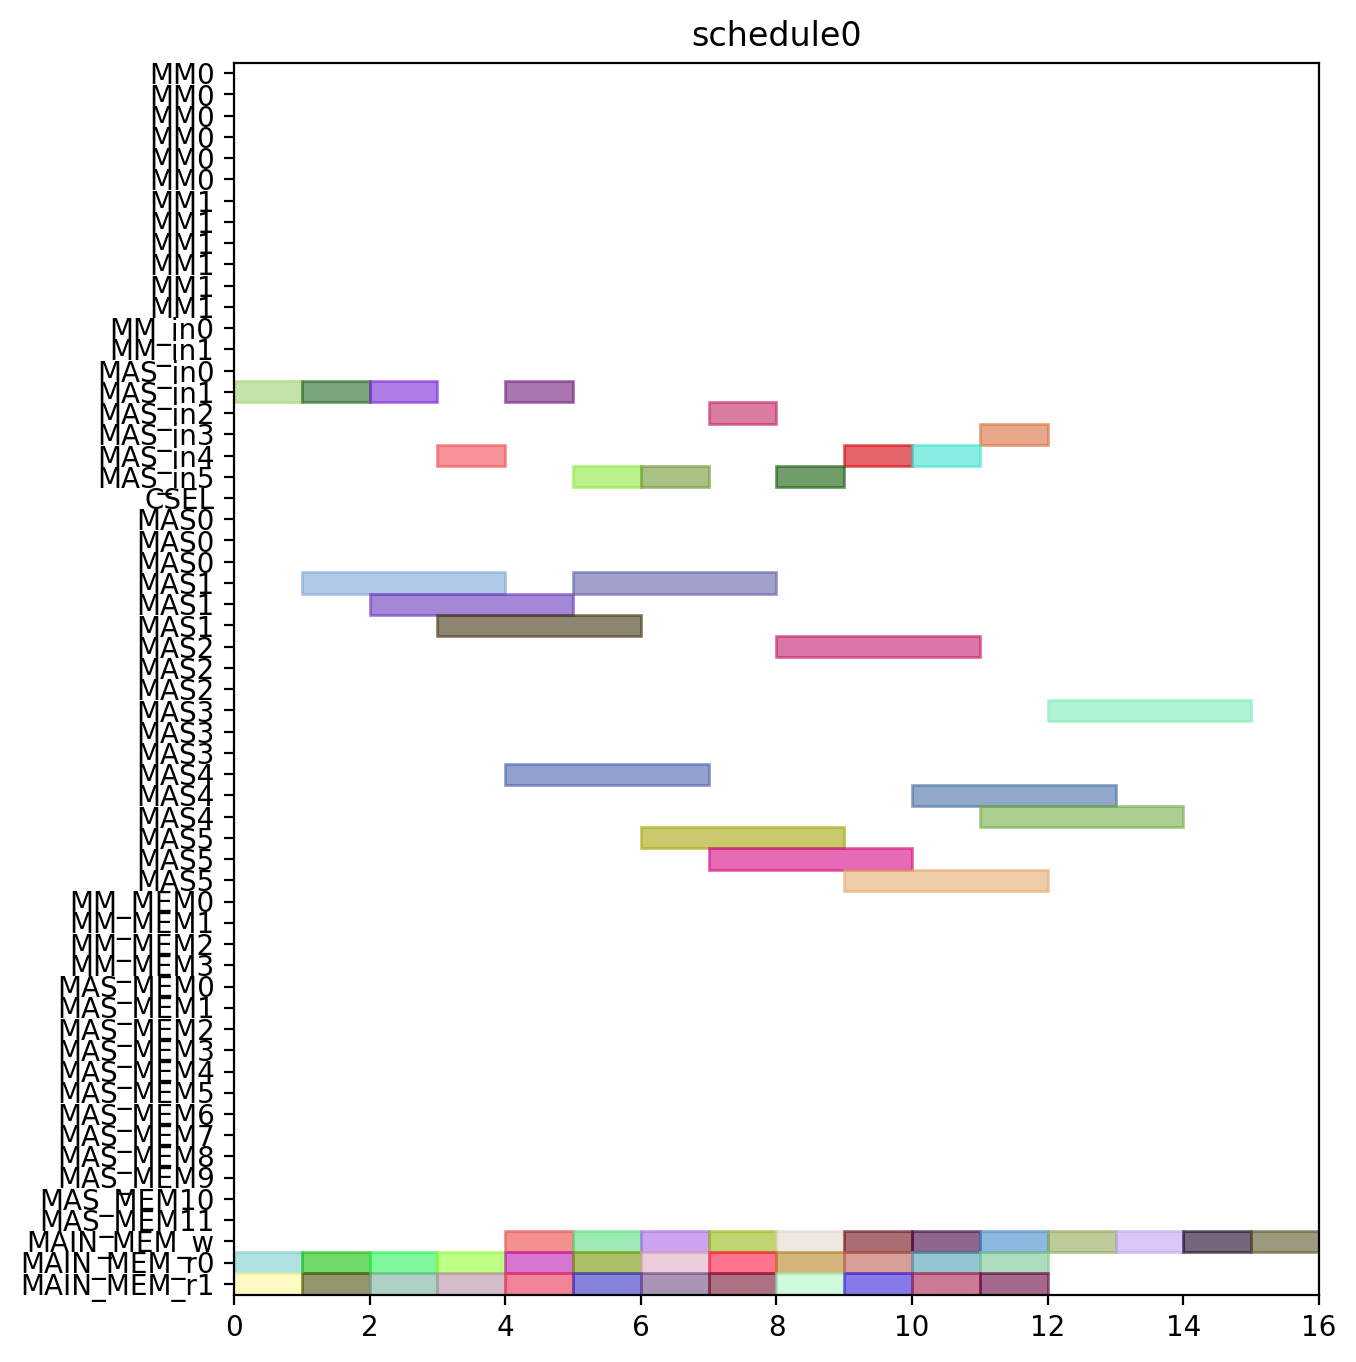

Python code for this plot:
from pyschedule import Scenario, solvers, plotters, alt


def solve():
	horizon = 120
	S = Scenario("schedule0", horizon=horizon)

	# resource
	MM = S.Resources('MM', num=2, size=6)
	MM_in = S.Resources('MM_in', num=2)
	MAS_in = S.Resources('MAS_in', num=6)
	CSEL = S.Resource('CSEL')
	MAS = S.Resources('MAS', num=6, size=3, periods=range(1, horizon))
	MM_MEM = S.Resources('MM_MEM', num=4)
	MAS_MEM = S.Resources('MAS_MEM', num=12)
	MAIN_MEM_w = S.Resource('MAIN_MEM_w', size=1)
	MAIN_MEM_r = S.Resources('MAIN_MEM_r', num=2)

	# result of previous scheduling

	# new tasks
	c000 = S.Task('c000', length=3, delay_cost=1)
	c000 += alt(MAS)
	c000_in = S.Task('c000_in', length=1, delay_cost=1)
	c000_in += alt(MAS_in)
	S += c000_in*MAS_in[0]<=c000*MAS[0]

	S += c000_in*MAS_in[1]<=c000*MAS[1]

	S += c000_in*MAS_in[2]<=c000*MAS[2]

	S += c000_in*MAS_in[3]<=c000*MAS[3]

	S += c000_in*MAS_in[4]<=c000*MAS[4]

	S += c000_in*MAS_in[5]<=c000*MAS[5]

	S += 0<c000

	c000_w = S.Task('c000_w', length=1, delay_cost=1)
	c000_w += alt(MAIN_MEM_w)
	S += c000 <= c000_w

	c000_mem0 = S.Task('c000_mem0', length=1, delay_cost=1)
	c000_mem0 += MAIN_MEM_r[0]
	S += c000_mem0 <= c000

	c000_mem1 = S.Task('c000_mem1', length=1, delay_cost=1)
	c000_mem1 += MAIN_MEM_r[1]
	S += c000_mem1 <= c000

	c001 = S.Task('c001', length=3, delay_cost=1)
	c001 += alt(MAS)
	c001_in = S.Task('c001_in', length=1, delay_cost=1)
	c001_in += alt(MAS_in)
	S += c001_in*MAS_in[0]<=c001*MAS[0]

	S += c001_in*MAS_in[1]<=c001*MAS[1]

	S += c001_in*MAS_in[2]<=c001*MAS[2]

	S += c001_in*MAS_in[3]<=c001*MAS[3]

	S += c001_in*MAS_in[4]<=c001*MAS[4]

	S += c001_in*MAS_in[5]<=c001*MAS[5]

	S += 0<c001

	c001_w = S.Task('c001_w', length=1, delay_cost=1)
	c001_w += alt(MAIN_MEM_w)
	S += c001 <= c001_w

	c001_mem0 = S.Task('c001_mem0', length=1, delay_cost=1)
	c001_mem0 += MAIN_MEM_r[0]
	S += c001_mem0 <= c001

	c001_mem1 = S.Task('c001_mem1', length=1, delay_cost=1)
	c001_mem1 += MAIN_MEM_r[1]
	S += c001_mem1 <= c001

	c010 = S.Task('c010', length=3, delay_cost=1)
	c010 += alt(MAS)
	c010_in = S.Task('c010_in', length=1, delay_cost=1)
	c010_in += alt(MAS_in)
	S += c010_in*MAS_in[0]<=c010*MAS[0]

	S += c010_in*MAS_in[1]<=c010*MAS[1]

	S += c010_in*MAS_in[2]<=c010*MAS[2]

	S += c010_in*MAS_in[3]<=c010*MAS[3]

	S += c010_in*MAS_in[4]<=c010*MAS[4]

	S += c010_in*MAS_in[5]<=c010*MAS[5]

	S += 0<c010

	c010_w = S.Task('c010_w', length=1, delay_cost=1)
	c010_w += alt(MAIN_MEM_w)
	S += c010 <= c010_w

	c010_mem0 = S.Task('c010_mem0', length=1, delay_cost=1)
	c010_mem0 += MAIN_MEM_r[0]
	S += c010_mem0 <= c010

	c010_mem1 = S.Task('c010_mem1', length=1, delay_cost=1)
	c010_mem1 += MAIN_MEM_r[1]
	S += c010_mem1 <= c010

	c011 = S.Task('c011', length=3, delay_cost=1)
	c011 += alt(MAS)
	c011_in = S.Task('c011_in', length=1, delay_cost=1)
	c011_in += alt(MAS_in)
	S += c011_in*MAS_in[0]<=c011*MAS[0]

	S += c011_in*MAS_in[1]<=c011*MAS[1]

	S += c011_in*MAS_in[2]<=c011*MAS[2]

	S += c011_in*MAS_in[3]<=c011*MAS[3]

	S += c011_in*MAS_in[4]<=c011*MAS[4]

	S += c011_in*MAS_in[5]<=c011*MAS[5]

	S += 0<c011

	c011_w = S.Task('c011_w', length=1, delay_cost=1)
	c011_w += alt(MAIN_MEM_w)
	S += c011 <= c011_w

	c011_mem0 = S.Task('c011_mem0', length=1, delay_cost=1)
	c011_mem0 += MAIN_MEM_r[0]
	S += c011_mem0 <= c011

	c011_mem1 = S.Task('c011_mem1', length=1, delay_cost=1)
	c011_mem1 += MAIN_MEM_r[1]
	S += c011_mem1 <= c011

	c100 = S.Task('c100', length=3, delay_cost=1)
	c100 += alt(MAS)
	c100_in = S.Task('c100_in', length=1, delay_cost=1)
	c100_in += alt(MAS_in)
	S += c100_in*MAS_in[0]<=c100*MAS[0]

	S += c100_in*MAS_in[1]<=c100*MAS[1]

	S += c100_in*MAS_in[2]<=c100*MAS[2]

	S += c100_in*MAS_in[3]<=c100*MAS[3]

	S += c100_in*MAS_in[4]<=c100*MAS[4]

	S += c100_in*MAS_in[5]<=c100*MAS[5]

	S += 0<c100

	c100_w = S.Task('c100_w', length=1, delay_cost=1)
	c100_w += alt(MAIN_MEM_w)
	S += c100 <= c100_w

	c100_mem0 = S.Task('c100_mem0', length=1, delay_cost=1)
	c100_mem0 += MAIN_MEM_r[0]
	S += c100_mem0 <= c100

	c100_mem1 = S.Task('c100_mem1', length=1, delay_cost=1)
	c100_mem1 += MAIN_MEM_r[1]
	S += c100_mem1 <= c100

	c101 = S.Task('c101', length=3, delay_cost=1)
	c101 += alt(MAS)
	c101_in = S.Task('c101_in', length=1, delay_cost=1)
	c101_in += alt(MAS_in)
	S += c101_in*MAS_in[0]<=c101*MAS[0]

	S += c101_in*MAS_in[1]<=c101*MAS[1]

	S += c101_in*MAS_in[2]<=c101*MAS[2]

	S += c101_in*MAS_in[3]<=c101*MAS[3]

	S += c101_in*MAS_in[4]<=c101*MAS[4]

	S += c101_in*MAS_in[5]<=c101*MAS[5]

	S += 0<c101

	c101_w = S.Task('c101_w', length=1, delay_cost=1)
	c101_w += alt(MAIN_MEM_w)
	S += c101 <= c101_w

	c101_mem0 = S.Task('c101_mem0', length=1, delay_cost=1)
	c101_mem0 += MAIN_MEM_r[0]
	S += c101_mem0 <= c101

	c101_mem1 = S.Task('c101_mem1', length=1, delay_cost=1)
	c101_mem1 += MAIN_MEM_r[1]
	S += c101_mem1 <= c101

	c110 = S.Task('c110', length=3, delay_cost=1)
	c110 += alt(MAS)
	c110_in = S.Task('c110_in', length=1, delay_cost=1)
	c110_in += alt(MAS_in)
	S += c110_in*MAS_in[0]<=c110*MAS[0]

	S += c110_in*MAS_in[1]<=c110*MAS[1]

	S += c110_in*MAS_in[2]<=c110*MAS[2]

	S += c110_in*MAS_in[3]<=c110*MAS[3]

	S += c110_in*MAS_in[4]<=c110*MAS[4]

	S += c110_in*MAS_in[5]<=c110*MAS[5]

	S += 0<c110

	c110_w = S.Task('c110_w', length=1, delay_cost=1)
	c110_w += alt(MAIN_MEM_w)
	S += c110 <= c110_w

	c110_mem0 = S.Task('c110_mem0', length=1, delay_cost=1)
	c110_mem0 += MAIN_MEM_r[0]
	S += c110_mem0 <= c110

	c110_mem1 = S.Task('c110_mem1', length=1, delay_cost=1)
	c110_mem1 += MAIN_MEM_r[1]
	S += c110_mem1 <= c110

	c111 = S.Task('c111', length=3, delay_cost=1)
	c111 += alt(MAS)
	c111_in = S.Task('c111_in', length=1, delay_cost=1)
	c111_in += alt(MAS_in)
	S += c111_in*MAS_in[0]<=c111*MAS[0]

	S += c111_in*MAS_in[1]<=c111*MAS[1]

	S += c111_in*MAS_in[2]<=c111*MAS[2]

	S += c111_in*MAS_in[3]<=c111*MAS[3]

	S += c111_in*MAS_in[4]<=c111*MAS[4]

	S += c111_in*MAS_in[5]<=c111*MAS[5]

	S += 0<c111

	c111_w = S.Task('c111_w', length=1, delay_cost=1)
	c111_w += alt(MAIN_MEM_w)
	S += c111 <= c111_w

	c111_mem0 = S.Task('c111_mem0', length=1, delay_cost=1)
	c111_mem0 += MAIN_MEM_r[0]
	S += c111_mem0 <= c111

	c111_mem1 = S.Task('c111_mem1', length=1, delay_cost=1)
	c111_mem1 += MAIN_MEM_r[1]
	S += c111_mem1 <= c111

	c200 = S.Task('c200', length=3, delay_cost=1)
	c200 += alt(MAS)
	c200_in = S.Task('c200_in', length=1, delay_cost=1)
	c200_in += alt(MAS_in)
	S += c200_in*MAS_in[0]<=c200*MAS[0]

	S += c200_in*MAS_in[1]<=c200*MAS[1]

	S += c200_in*MAS_in[2]<=c200*MAS[2]

	S += c200_in*MAS_in[3]<=c200*MAS[3]

	S += c200_in*MAS_in[4]<=c200*MAS[4]

	S += c200_in*MAS_in[5]<=c200*MAS[5]

	S += 0<c200

	c200_w = S.Task('c200_w', length=1, delay_cost=1)
	c200_w += alt(MAIN_MEM_w)
	S += c200 <= c200_w

	c200_mem0 = S.Task('c200_mem0', length=1, delay_cost=1)
	c200_mem0 += MAIN_MEM_r[0]
	S += c200_mem0 <= c200

	c200_mem1 = S.Task('c200_mem1', length=1, delay_cost=1)
	c200_mem1 += MAIN_MEM_r[1]
	S += c200_mem1 <= c200

	c201 = S.Task('c201', length=3, delay_cost=1)
	c201 += alt(MAS)
	c201_in = S.Task('c201_in', length=1, delay_cost=1)
	c201_in += alt(MAS_in)
	S += c201_in*MAS_in[0]<=c201*MAS[0]

	S += c201_in*MAS_in[1]<=c201*MAS[1]

	S += c201_in*MAS_in[2]<=c201*MAS[2]

	S += c201_in*MAS_in[3]<=c201*MAS[3]

	S += c201_in*MAS_in[4]<=c201*MAS[4]

	S += c201_in*MAS_in[5]<=c201*MAS[5]

	S += 0<c201

	c201_w = S.Task('c201_w', length=1, delay_cost=1)
	c201_w += alt(MAIN_MEM_w)
	S += c201 <= c201_w

	c201_mem0 = S.Task('c201_mem0', length=1, delay_cost=1)
	c201_mem0 += MAIN_MEM_r[0]
	S += c201_mem0 <= c201

	c201_mem1 = S.Task('c201_mem1', length=1, delay_cost=1)
	c201_mem1 += MAIN_MEM_r[1]
	S += c201_mem1 <= c201

	c210 = S.Task('c210', length=3, delay_cost=1)
	c210 += alt(MAS)
	c210_in = S.Task('c210_in', length=1, delay_cost=1)
	c210_in += alt(MAS_in)
	S += c210_in*MAS_in[0]<=c210*MAS[0]

	S += c210_in*MAS_in[1]<=c210*MAS[1]

	S += c210_in*MAS_in[2]<=c210*MAS[2]

	S += c210_in*MAS_in[3]<=c210*MAS[3]

	S += c210_in*MAS_in[4]<=c210*MAS[4]

	S += c210_in*MAS_in[5]<=c210*MAS[5]

	S += 0<c210

	c210_w = S.Task('c210_w', length=1, delay_cost=1)
	c210_w += alt(MAIN_MEM_w)
	S += c210 <= c210_w

	c210_mem0 = S.Task('c210_mem0', length=1, delay_cost=1)
	c210_mem0 += MAIN_MEM_r[0]
	S += c210_mem0 <= c210

	c210_mem1 = S.Task('c210_mem1', length=1, delay_cost=1)
	c210_mem1 += MAIN_MEM_r[1]
	S += c210_mem1 <= c210

	c211 = S.Task('c211', length=3, delay_cost=1)
	c211 += alt(MAS)
	c211_in = S.Task('c211_in', length=1, delay_cost=1)
	c211_in += alt(MAS_in)
	S += c211_in*MAS_in[0]<=c211*MAS[0]

	S += c211_in*MAS_in[1]<=c211*MAS[1]

	S += c211_in*MAS_in[2]<=c211*MAS[2]

	S += c211_in*MAS_in[3]<=c211*MAS[3]

	S += c211_in*MAS_in[4]<=c211*MAS[4]

	S += c211_in*MAS_in[5]<=c211*MAS[5]

	S += 0<c211

	c211_w = S.Task('c211_w', length=1, delay_cost=1)
	c211_w += alt(MAIN_MEM_w)
	S += c211 <= c211_w

	c211_mem0 = S.Task('c211_mem0', length=1, delay_cost=1)
	c211_mem0 += MAIN_MEM_r[0]
	S += c211_mem0 <= c211

	c211_mem1 = S.Task('c211_mem1', length=1, delay_cost=1)
	c211_mem1 += MAIN_MEM_r[1]
	S += c211_mem1 <= c211

	solvers.mip.solve(S,msg=1,kind='CPLEX',ratio_gap=1.01)

	solution = [['hoge']*len(S.solution()[1]) for i in range(len(S.solution()))]
	for i in range(len(S.solution())):
		for j in range(len(S.solution()[i])):
			solution[i][j]=str(S.solution()[i][j])
	print(solution)

	cycles = int(solution[-1][3])

	pic_file_name = "/mnt/rose/usr1/fukuda/ABE/multiRAM_multiMAS_16mux/scheduling_result/stage6MM2_stage3MAS6/CONJ/schedule0.png"
	if(S.solution() != []):
		plotters.matplotlib.plot(S,img_filename=pic_file_name, show_task_labels=False, fig_size=(cycles*0.25+3, 8))

	return solution
